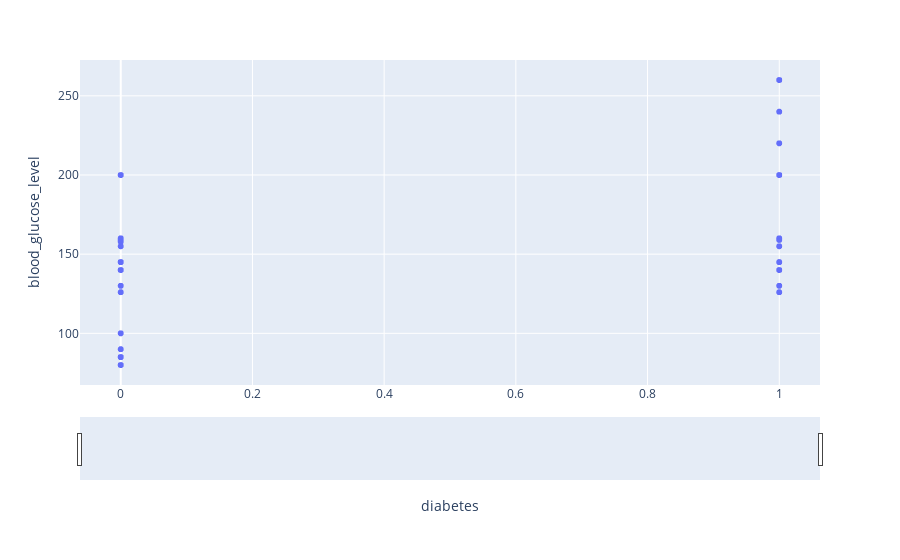

Notebook source saved alongside this figure:
### Code cell
#Plotly - scatterplot
fig = px.scatter(data_frame=df, x="diabetes", y="blood_glucose_level")
fig.update_xaxes(rangeslider_visible=True)
fig.show()

### Figure 1 — Plotly figure (JSON) as saved in the notebook; plotly's stock layout.template omitted (floating-point values rounded to 4 significant figures; data arrays with more than 128 entries replaced by an {"elided": "..."} marker saying what was removed)
{"data": [{"hovertemplate": "diabetes=%{x}<br>blood_glucose_level=%{y}<extra></extra>", "legendgroup": "", "marker": {"color": "#636efa", "symbol": "circle"}, "mode": "markers", "name": "", "showlegend": false, "type": "scattergl", "x": {"elided": "9811 int values"}, "xaxis": "x", "y": {"elided": "9811 int values"}, "yaxis": "y"}], "layout": {"legend": {"tracegroupgap": 0}, "margin": {"t": 60}, "xaxis": {"anchor": "y", "domain": [0, 1], "rangeslider": {"visible": true}, "title": {"text": "diabetes"}}, "yaxis": {"anchor": "x", "domain": [0, 1], "title": {"text": "blood_glucose_level"}}}}
